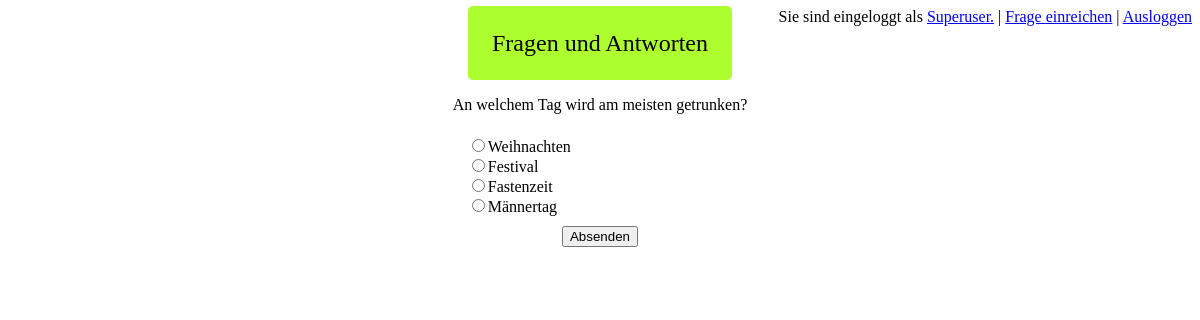
The page / (signed in) on the database its author committed.
### tables this page shows
CREATE TABLE `users` (
  `id` int(11) NOT NULL,
  `username` varchar(40) NOT NULL,
  `password` varchar(255) NOT NULL,
  `real_name` varchar(50) NOT NULL,
  `user_group_id` int(11) NOT NULL,
  `registrationdate` timestamp NOT NULL DEFAULT CURRENT_TIMESTAMP
);

CREATE TABLE `questions` (
  `id` int(11) NOT NULL,
  `question` text NOT NULL,
  `creator_id` int(11) NOT NULL,
  `creation_time` timestamp NOT NULL DEFAULT CURRENT_TIMESTAMP,
  `end_time` timestamp NULL DEFAULT NULL
);

CREATE TABLE `answers` (
  `id` int(11) NOT NULL,
  `question_id` int(11) NOT NULL,
  `answer` varchar(127) NOT NULL,
  `flag` tinyint(1) NOT NULL
);

### index.php (the view, shortened to what this page needs)
<?php
include "connect.php";
?>
<!DOCTYPE html>
<html xmlns="http://www.w3.org/1999/xhtml">
  <head>
	<link href="style.css" type="text/css" rel="stylesheet">
  </head>
  <body>
  <div id="login">
	<?php
		if (isset($_SESSION['userid']))
		{
			$statement = mysqli_query($db, "SELECT * FROM users WHERE id=".$_SESSION['userid']."");
			$row = mysqli_fetch_object($statement);
			echo "Sie sind eingeloggt als <a href='main.php'>".$row->username.".</a> | <a href='submit_question.php'>Frage einreichen</a> | <a href='logout.php'>Ausloggen</a>";
		}
		else
		{
			echo "<a href='login.php'>Einloggen</a>";
		}
	?>
  </div>
  <center>
  <div id="header">
	Fragen und Antworten
  </div>
  <div id="main">
  <?php
	$id = '';
	if (isset($_SESSION['userid']))
	{
		$get_question = mysqli_query($db, "SELECT *
											FROM `questions`
											WHERE id NOT IN (
												SELECT question_id
												FROM `given_answers`
												WHERE user_id = ".$_SESSION['userid'].")
											ORDER BY RAND() LIMIT 1");
		$question_count = mysqli_num_rows($get_question);
		if($question_count > 0){
			while ($row = mysqli_fetch_object($get_question))
			{
				$id = $row->id;
				echo "<form action='?answered=1' method='post'>
						<p>".$row->question."</p>
						<fieldset>";
			}
			if ($id != ''){
				$get_answers = mysqli_query($db, "SELECT * FROM answers WHERE question_id=".$id." ORDER BY RAND()");
				$answer_count = mysqli_num_rows($get_answers);
				if ($answer_count > 0){
					while ($row = mysqli_fetch_object($get_answers))
					{
						echo "<input type='radio' id='answer_a' name='Frage' value='".$row->id."'><label for='answer_a'>".$row->answer."</label>";
					}
				} else {
					echo "Es konnten keine Antworten zu dieser Frage gefunden werden.";
				}
			} else {
				echo "Es konnten keine Frage gefunden werden.";
			}
		} else {
			echo "Es wurden bereits alle Fragen beantwortet.";
		}
		echo "
				</fieldset>
			<center><button>Absenden</button></center>
		</form>";
	}
	else
	{
		echo "<center><br>Loggen Sie sich bitte erst ein um fragen beantworten zu können.<br>
		<a href='login.php'>Login</a></center>";
	}
?>
  </div>
  </center>
</body>

### style.css (style rules this page uses)
#header { font-size: x-large; background-color: greenyellow; display: table; padding: 2%; border-radius: 5px; }
#main { display: table; text-align: left; }
#login { text-align: right; margin-bottom: -20px; }
fieldset { border: none; }
label::after { content: ""; display: block; }

### rows shown on the page
users: username "Superuser"
questions: question "An welchem Tag wird am meisten getrunken?"
answers: answer "Weihnachten"
answers: answer "Festival"
answers: answer "Fastenzeit"
answers: answer "Männertag"
